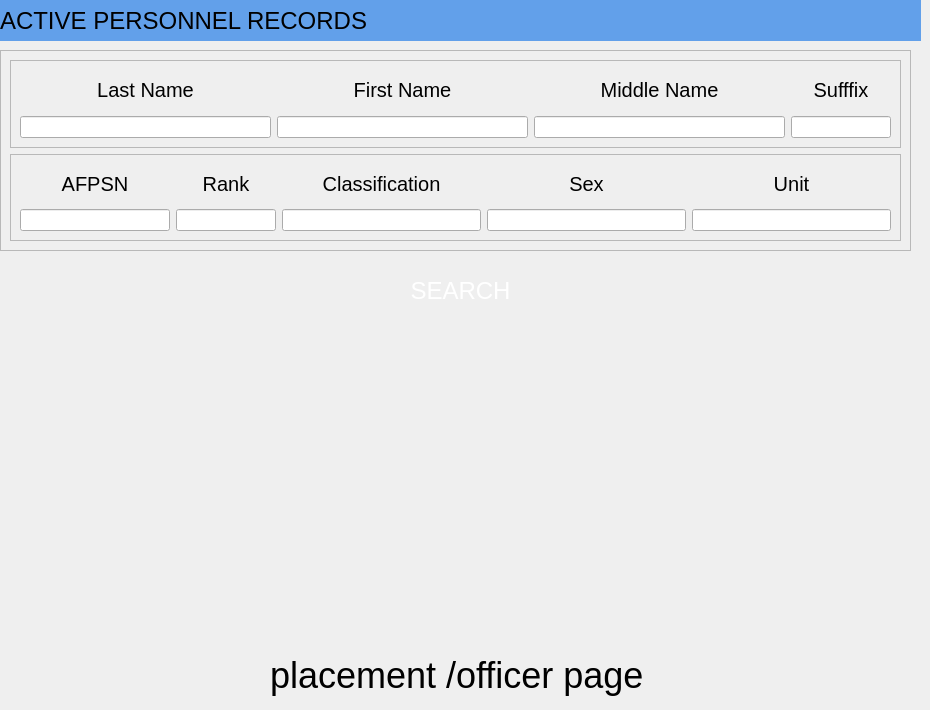
     <widget class="QWidget" name="placement_Officer_page">
      <widget class="QLabel" name="label_7">
       <property name="geometry">
        <rect>
         <x>270</x>
         <y>650</y>
         <width>421</width>
         <height>51</height>
        </rect>
       </property>
       <property name="font">
        <font>
         <pointsize>27</pointsize>
        </font>
       </property>
       <property name="text">
        <string>placement /officer page</string>
       </property>
      </widget>
      <widget class="QLabel" name="label_57">
       <property name="geometry">
        <rect>
         <x>0</x>
         <y>270</y>
         <width>921</width>
         <height>41</height>
        </rect>
       </property>
       <property name="font">
        <font>
         <pointsize>18</pointsize>
        </font>
       </property>
       <property name="styleSheet">
        <string notr="true">background-color: rgb(24, 45	, 52);

color:white;</string>
       </property>
       <property name="text">
        <string>SEARCH</string>
       </property>
       <property name="alignment">
        <set>Qt::AlignCenter</set>
       </property>
      </widget>
      <widget class="QFrame" name="frame_6">
       <property name="geometry">
        <rect>
         <x>0</x>
         <y>50</y>
         <width>911</width>
         <height>201</height>
        </rect>
       </property>
       <property name="frameShape">
        <enum>QFrame::StyledPanel</enum>
       </property>
       <property name="frameShadow">
        <enum>QFrame::Raised</enum>
       </property>
       <layout class="QVBoxLayout" name="verticalLayout_8">
        <item>
         <widget class="QFrame" name="frame_7">
          <property name="frameShape">
           <enum>QFrame::StyledPanel</enum>
          </property>
          <property name="frameShadow">
           <enum>QFrame::Raised</enum>
          </property>
          <layout class="QGridLayout" name="gridLayout_3">
           <item row="1" column="1">
            <widget class="QLineEdit" name="lineEdit_9"/>
           </item>
           <item row="1" column="2">
            <widget class="QLineEdit" name="lineEdit_10"/>
           </item>
           <item row="0" column="2">
            <widget class="QLabel" name="label_58">
             <property name="font">
              <font>
               <pointsize>15</pointsize>
              </font>
             </property>
             <property name="styleSheet">
              <string notr="true">color:black</string>
             </property>
             <property name="text">
              <string>Middle Name</string>
             </property>
             <property name="alignment">
              <set>Qt::AlignCenter</set>
             </property>
            </widget>
           </item>
           <item row="1" column="0">
            <widget class="QLineEdit" name="lineEdit_11"/>
           </item>
           <item row="1" column="3">
            <widget class="QLineEdit" name="lineEdit_12">
             <property name="maximumSize">
              <size>
               <width>100</width>
               <height>16777215</height>
              </size>
             </property>
            </widget>
           </item>
           <item row="0" column="0">
            <widget class="QLabel" name="label_59">
             <property name="font">
              <font>
               <pointsize>15</pointsize>
              </font>
             </property>
             <property name="styleSheet">
              <string notr="true">color:black</string>
             </property>
             <property name="text">
              <string>Last Name</string>
             </property>
             <property name="alignment">
              <set>Qt::AlignCenter</set>
             </property>
            </widget>
           </item>
           <item row="0" column="3">
            <widget class="QLabel" name="label_60">
             <property name="font">
              <font>
               <pointsize>15</pointsize>
              </font>
             </property>
             <property name="styleSheet">
              <string notr="true"/>
             </property>
             <property name="text">
              <string>Sufffix</string>
             </property>
             <property name="alignment">
              <set>Qt::AlignCenter</set>
             </property>
            </widget>
           </item>
           <item row="0" column="1">
            <widget class="QLabel" name="label_61">
             <property name="font">
              <font>
               <pointsize>15</pointsize>
              </font>
             </property>
             <property name="styleSheet">
              <string notr="true">color:black</string>
             </property>
             <property name="text">
              <string>First Name</string>
             </property>
             <property name="alignment">
              <set>Qt::AlignCenter</set>
             </property>
            </widget>
           </item>
          </layout>
         </widget>
        </item>
        <item>
         <widget class="QFrame" name="frame_10">
          <property name="frameShape">
           <enum>QFrame::StyledPanel</enum>
          </property>
          <property name="frameShadow">
           <enum>QFrame::Raised</enum>
          </property>
          <layout class="QGridLayout" name="gridLayout_4">
           <item row="3" column="1">
            <widget class="QLineEdit" name="lineEdit_14">
             <property name="maximumSize">
              <size>
               <width>100</width>
               <height>16777215</height>
              </size>
             </property>
            </widget>
           </item>
           <item row="0" column="0">
            <widget class="QLabel" name="label_62">
             <property name="font">
              <font>
               <pointsize>15</pointsize>
              </font>
             </property>
             <property name="styleSheet">
              <string notr="true">color:black</string>
             </property>
             <property name="text">
              <string>AFPSN</string>
             </property>
             <property name="alignment">
              <set>Qt::AlignCenter</set>
             </property>
            </widget>
           </item>
           <item row="3" column="3">
            <widget class="QLineEdit" name="lineEdit_15"/>
           </item>
           <item row="3" column="4">
            <widget class="QLineEdit" name="lineEdit_16"/>
           </item>
           <item row="3" column="0">
            <widget class="QLineEdit" name="lineEdit_17">
             <property name="maximumSize">
              <size>
               <width>150</width>
               <height>16777215</height>
              </size>
             </property>
            </widget>
           </item>
           <item row="3" column="2">
            <widget class="QLineEdit" name="lineEdit_18"/>
           </item>
           <item row="0" column="4">
            <widget class="QLabel" name="label_63">
             <property name="font">
              <font>
               <pointsize>15</pointsize>
              </font>
             </property>
             <property name="styleSheet">
              <string notr="true">color:black</string>
             </property>
             <property name="text">
              <string>Unit</string>
             </property>
             <property name="alignment">
              <set>Qt::AlignCenter</set>
             </property>
            </widget>
           </item>
           <item row="0" column="3">
            <widget class="QLabel" name="label_64">
             <property name="font">
              <font>
               <pointsize>15</pointsize>
              </font>
             </property>
             <property name="styleSheet">
              <string notr="true">color:black</string>
             </property>
             <property name="text">
              <string>Sex</string>
             </property>
             <property name="alignment">
              <set>Qt::AlignCenter</set>
             </property>
            </widget>
           </item>
           <item row="0" column="1">
            <widget class="QLabel" name="label_65">
             <property name="font">
              <font>
               <pointsize>15</pointsize>
              </font>
             </property>
             <property name="styleSheet">
              <string notr="true">color:black</string>
             </property>
             <property name="text">
              <string>Rank</string>
             </property>
             <property name="alignment">
              <set>Qt::AlignCenter</set>
             </property>
            </widget>
           </item>
           <item row="0" column="2">
            <widget class="QLabel" name="label_66">
             <property name="font">
              <font>
               <pointsize>15</pointsize>
              </font>
             </property>
             <property name="styleSheet">
              <string notr="true">color:black</string>
             </property>
             <property name="text">
              <string>Classification</string>
             </property>
             <property name="alignment">
              <set>Qt::AlignCenter</set>
             </property>
            </widget>
           </item>
          </layout>
         </widget>
        </item>
       </layout>
      </widget>
      <widget class="QLabel" name="label_67">
       <property name="geometry">
        <rect>
         <x>0</x>
         <y>0</y>
         <width>921</width>
         <height>41</height>
        </rect>
       </property>
       <property name="font">
        <font>
         <pointsize>18</pointsize>
        </font>
       </property>
       <property name="styleSheet">
        <string notr="true">background-color: rgb(98, 160, 234);</string>
       </property>
       <property name="text">
        <string>ACTIVE PERSONNEL RECORDS</string>
       </property>
      </widget>
     </widget>
